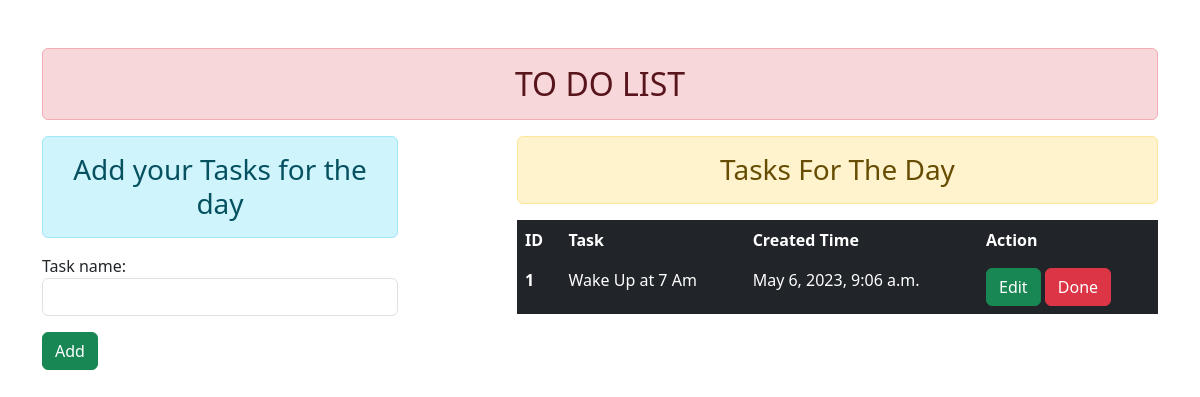
Before: / with the older database file.
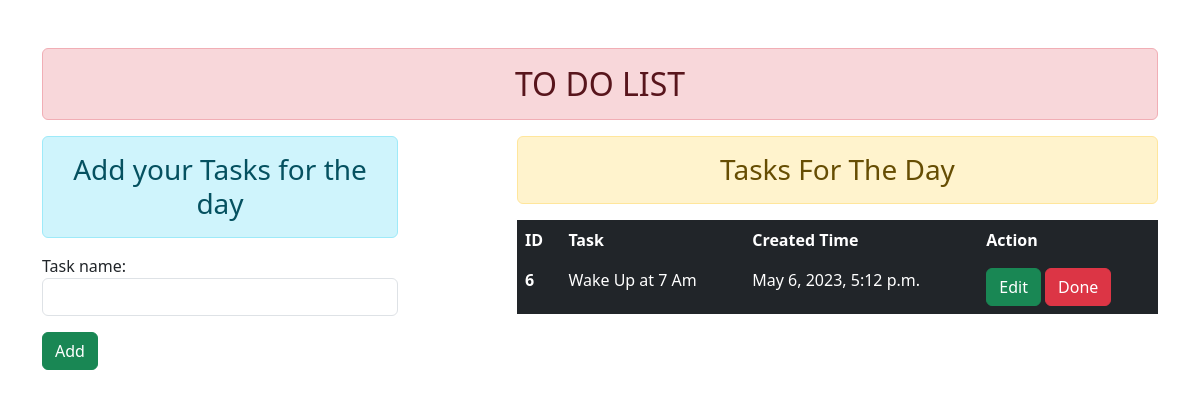
After: the same page with the newer database file.
### todoapp/models.py (models this page shows)
class User(models.Model):
    task_name = models.CharField(max_length=100)
    created = models.DateTimeField(auto_now=True)

### todoapp/views.py (the view)
# urls.py: path('' , views.addanddisplay , name='addanddisplay'),
def addanddisplay(request):
    if request.method=="POST":
        fm=Form(request.POST)
        if fm.is_valid():
            fm.save()
            fm=Form()
    else:
        fm=Form()
    info = User.objects.all()
    return render(request , 'todoapp/addanddisplay.html' , {'forms':fm,'info':info})

### todoapp/forms.py
class Form(forms.ModelForm):
    class Meta:
        model = User
        fields = ['task_name']
        widgets = {
            'task_name' : forms.TextInput(attrs = {'class':'form-control'})
        }

### todoapp/templates/todoapp/addanddisplay.html (shortened to what this page needs)
{% extends "todoapp/base.html" %}
{% block content %}
 <div class="row">
    <div class="col-sm-4">
        <h3 class="text-center alert alert-info">Add your Tasks for the day</h3>
        <form action="" method="POST">
            {{forms.as_p}}
            <input type="submit" class="btn btn-success" value="Add">
        </form>
    </div>
        <div class="col-sm-7 offset-1">
            <h3 class="text-center alert alert-warning">Tasks For The Day</h3>
            {% if info %}
            <table class="table table-dark table-borderless">
                <thead>
                    <tr>
                      <th scope="col">ID</th>
                      <th scope="col">Task</th>
                      <th scope="col">Created Time</th>
                      <th scope="col">Action</th>
                    </tr>
                  </thead>
                  <tbody>
                      {% for infos in info %}
                            <tr>
                                <th scope="row">{{infos.id}}</th>
                                <td>{{infos.task_name}}</td>
                                <td>{{infos.created}}</td>
                                <td><a href="{% url 'update' infos.id %}" class="btn btn-success">Edit</a>
                                <form action="{% url 'delete' infos.id %}"  method="POST" class="d-inline">
                                    <input type="submit" class="btn btn-danger" value="Done">
                                </form>
                                </td>
                            </tr>
                        {% endfor %}
                    </tbody>
                {% else %}
                    <h2>No records Found</h2>
                {% endif %}
              </table>
    </div>
    </div>
{% endblock content %}

### todoapp/templates/todoapp/base.html (shortened to what this page needs)
<!DOCTYPE html>
<html lang="en">
<head>
    {% load static %}
    <link rel="stylesheet" href="{% static 'todoapp/css/bootstrap.css' %}">
</head>
<body>
    <div class="container mt-5">
        <h2 class="text-center alert alert-danger">TO DO LIST</h2>
        {% block content %}
        {% endblock content %}
    </div>
</body>
</html>

Changed rows visible on the page:
removed User: id "1", task_name "Wake Up at 7 Am", created "May 6, 2023, 9:06 a.m."
added User: id "6", task_name "Wake Up at 7 Am", created "May 6, 2023, 5:12 p.m."
